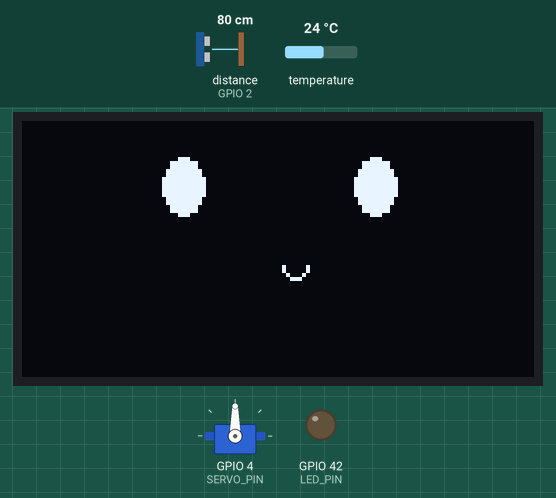
Recording of a sketch running on a simulated ESP32. Parts: 128×64 one-colour display, servo, output pins drawn as LEDs (lit = HIGH). Wiring (inferred from the names in the program): ultrasonic range finder: trigger GPIO 1; echo GPIO 2. Inputs (shaded band) come from the test bench; at power-on: distance to the obstacle (sensor on GPIO 2) 80 cm, temperature 24 °C. The echo pulse lasts 58.3 µs per cm; pins used as bus, display or sensor lines are not drawn; what the sketch prints to the serial monitor is not drawn.

Above: at 0.7 s.
At 1.8 s:
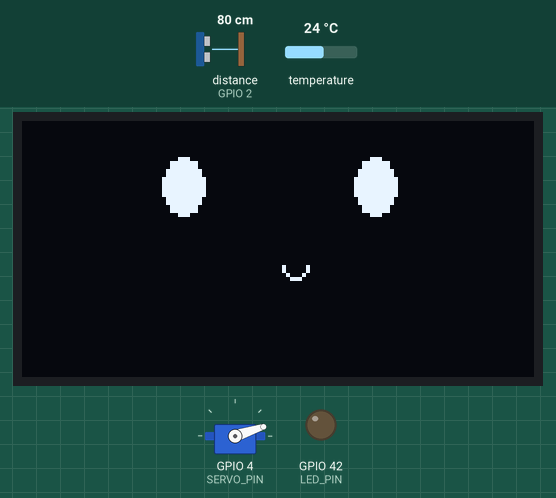
1.9 s: distance to the obstacle (sensor on GPIO 2) set to 2 cm
At 2.88 s:
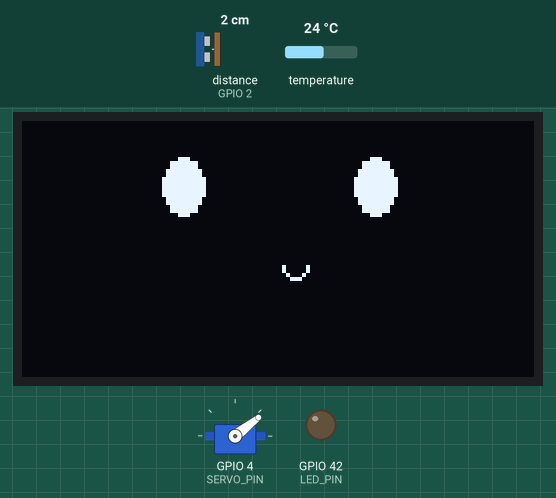
Timing chart, 0 to 16.0 s (numbered marks = the images above; inputs shaded):
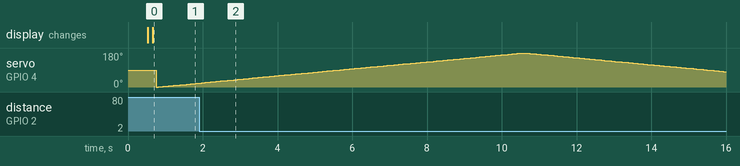

The sketch:

desk_pet.ino
```cpp
/**
 * @file desk_pet.ino
 * @author Grace Liu, Jocelyn He
 * @date 3/15/2026
 * @brief This file programs a Desk Pet that helps students stay motivated during studying. The user can pet the Desk Pet, causing it to change from a calm face to a happy loving
 * face with hearts. Additionally, the Desk Pet helps regulate the study room temperature by turning on a fan (servo motor) if the temperature of the room
 * is above a certain defined threshold.

 * This file has 4 tasks, 2 input tasks and 2 output tasks. The input tasks take readings from a temperature sensor and an ultrasonic sensor, where the
 * output tasks control a fan (servo motor) and OLED Display depending on readings from the input tasks. The tasks communicate using queues (petQueue and fanQueue).
 * Further, because both devices use the I2C bus, a binary semaphore is used. The rate at which the sensors are read are controlled using hardware timers,
 * with the tmperature sensor taking readings at 32Hz and the ultrasonic sensor takes readings at 50Hz.
*/

// INCLUDES
#include <freertos/FreeRTOS.h>
#include <freertos/task.h>
#include <freertos/queue.h>
#include <Wire.h>
#include <Adafruit_AM2320.h>
#include <Arduino.h>
#include <SPI.h>
#include <U8g2lib.h>
#include <ESP32Servo.h>
#include "driver/gpio.h"
#include "esp_timer.h"

// MACROS
#define TOGGLE_INTERVAL_US_PET 20000 // 50 Hz freq
#define TOGGLE_INTERVAL_US_FAN 31250 // 32 Hz freq
#define SDA_PIN 18
#define SCL_PIN 17
#define LED_PIN 42
#define TRIG_PIN 1
#define ECHO_PIN 2
#define SERVO_PIN 4
#define TEMP_THRESHOLD 24
#define PET_DISTANCE 10

#define PET_TASK_HZ 128
#define TEMP_TASK_HZ 0.5f
#define TEMP_DELAY_MS 10
#define PET_DELAY_MS (1000 / PET_TASK_HZ)

// GLOBAL VARIABLES
esp_timer_handle_t periodic_timer_pet;
esp_timer_handle_t periodic_timer_fan;
volatile bool readPetting = false;
bool readTemp = false;
long duration;
int distance;
QueueHandle_t petQueue; // To send data between motionTask() and faceDisplayTask()
QueueHandle_t tempQueue; // To send data between temperatureTask() and fanTask()
SemaphoreHandle_t xBinarySemaphore; // Semaphore for I2C bus
U8G2_SH1106_128X64_NONAME_F_HW_I2C u8g2(U8G2_R0, /* reset=*/ U8X8_PIN_NONE, /* SCL=*/ SCL_PIN, /* SDA=*/ SDA_PIN); // OLED display
Adafruit_AM2320 am2320; // Temperature sensor
Servo servo; // Servo motor

// FUNCTION PROTOTYPES
void IRAM_ATTR onTimerPet(void* pvParameters);
void IRAM_ATTR onTimerFan(void* pvParameters);
void faceDisplayTask(void *pvParameters);
void temperatureTask (void *pvParameters);
void motionTask(void *pvParameters);
void fanTask (void *pvParameters);

/**
 * @brief Sets readPetting to be true. Triggers every 20ms (50Hz)
 *
 * @param pvParameters Pointer to task paramteters
*/
void IRAM_ATTR onTimerPet(void* pvParameters) {
  readPetting = true;
}

/**
 * @brief Sets readTemp to be true. Triggers every 31.25ms (32 Hz)
 *
 * @param pvParameters Pointer to task paramteters
*/
void IRAM_ATTR onTimerFan(void* pvParameters) {
  readTemp = true;
}

/**
 * @brief Reads temperature from the AM2320 sensor periodically.
 *
 * This task polls the 'readTemp' flag, which is set by a 32Hz hardware
 * timer ISR. When this flag is true (32Hz frequency), this task reads
 * the current temperature in Celsius via I2C using xBinarySemaphore
 * to safely share the bus. Valid readings are forwarded to tempQueue
 * for fanTask to consume.
 * @param pvParameters Pointer to task paramteters
*/
void temperatureTask (void *pvParameters) {
  while (1) {
    // Poll readTemp flag set by onTimerFan() ISR
    if (readTemp) {
      float temp;
      // Blocks until xBinarySemaphore is free
      if (xSemaphoreTake(xBinarySemaphore, portMAX_DELAY) == pdTRUE) {
        // Read temp of the room (in Celsius)
        temp = am2320.readTemperature();
        // Give back the semaphore
        xSemaphoreGive(xBinarySemaphore);
      }

      // Prints a warning to serial output if temp reading failed, otherwise print the temperature reading
      if (isnan(temp)) {
        Serial.println("[Core1] am2320 read failed, retrying...");
      } else {
        Serial.printf("[Core1] Temp: %.1f°C\n", temp);
        // Send temperature to fan control queue (ovrwrite so it stores only the latest temp)
        xQueueOverwrite(tempQueue, &temp);
      }
      // Set flag to be false (ensuring that the temp only gets read at 32Hz)
      readTemp = false;
    }
    vTaskDelay(pdMS_TO_TICKS(TEMP_DELAY_MS));
  }
}

/**
 * @brief Detects petting gestures using an HC-SR04 ultrasonic sensor.
 *
 * This task polls the 'readPetting' flag, which is set by a 50Hz hardware
 * timer ISR. When this flag is true (50Hz frequency), this task pulses the
 * trigger pin and measures the echo duration to calculate distance.
 * If an object is detected within PET_DISTANCE (10cm), a value is sent to
 * petQueue for the display task to consume.
 * @param pvParameters Pointer to task paramteters
*/
void motionTask(void *pvParameters) {
  bool petDetected = false;

  while (1) {
    // Poll readPetting flag set by onTimerPet() ISR
    if (readPetting) {
      // Ensure trigger is low for a clean high pulse
      digitalWrite(TRIG_PIN, LOW);
      delayMicroseconds(2);
      // Send a 10 microsecond pulse to initiate the sonic burst
      digitalWrite(TRIG_PIN, HIGH);
      delayMicroseconds(10);
      digitalWrite(TRIG_PIN, LOW);

      // Read the echoPin, returns the sound wave travel time in microseconds
      duration = pulseIn(ECHO_PIN, HIGH);
      // Calculating the distance (speed of sound is 340 m/s or 0.034 cm/us)
      distance = duration * 0.034 / 2;
      // Define petDetected to be if motion less than 10cm is detected
      petDetected = (distance <= PET_DISTANCE && distance > 0);

      // Only send petDetected to the queue if petting was detected
      if (petDetected) {
        xQueueSend(petQueue, &petDetected, 0);
      }

      // Set flag to be false (ensuring that the petting motion only gets polled at 50Hz)
      readPetting = false;
    }
    vTaskDelay(pdMS_TO_TICKS(PET_DELAY_MS));
  }
}

/**
 * @brief Controls a servo motor (that is connected to a plastic fan) based on temperature readings.
 *
 * Receives temperature values from tempQueue and sweeps the servo
 * from 0 to 180 degrees and back when temperature meets or exceeds
 * TEMP_THRESHOLD (27°C), simulating a fan cooling motion.
 * @param pvParameters Pointer to task paramteters
*/
void fanTask (void *pvParameters) {
  float currTemp;

  while (1) {
    if (xQueueReceive(tempQueue, &currTemp, 0) == pdTRUE) {

      // Only start the fan if the temperature reading is above or equal to TEMP_THRESHOLD
      if (currTemp >= TEMP_THRESHOLD) {
        // Sweep motor (fan) from 0 to 180 degrees
        for(int posDegrees = 0; posDegrees <= 180; posDegrees++) {
          servo.write(posDegrees);
          vTaskDelay(pdMS_TO_TICKS(20));
        }
        // Sweep motor (fan) from 180 to 0 degrees
        for(int posDegrees = 180; posDegrees >= 0; posDegrees--) {
          servo.write(posDegrees);
          vTaskDelay(pdMS_TO_TICKS(20));
        }
      }
    }
    vTaskDelay(pdMS_TO_TICKS(20));
  }
}

/**
 * @brief Renders facial expressions on the SH1106 128x64 OLED display.
 *
 * Listens on petQueue for petting events. When a pet is detected,
 * draws a happy face with hearts. Otherwise displays a calm resting
 * face. Uses xBinarySemaphore to safely share the I2C bus with
 * other tasks.
 * @param pvParameters Pointer to task paramteters
*/
void faceDisplayTask(void *pvParameters) {
  bool pettedFace = false;

  while (1) {
    // If something is recieved in petQueue, display a happy loving face on the OLED display
    if (xQueueReceive(petQueue, &pettedFace, 0) == pdTRUE) {
      // Blocks forever until xBinarySemaphore is free (protects I2C bus)
      if (xSemaphoreTake(xBinarySemaphore, portMAX_DELAY) == pdTRUE) {
        u8g2.clearBuffer(); // Clear OLED to prepare the display for the happy face
        u8g2.setFont(u8g2_font_unifont_t_symbols);
        u8g2.drawGlyph(40, 16, 0x25e0); // Draw happy left eye
        u8g2.drawGlyph(88, 16, 0x25e0); // Draw happy right eye
        u8g2.drawGlyph(64, 42, 0x25e1); // Draw smile
        u8g2.drawGlyph(13, 30, 0x2665); // Draw left heart
        u8g2.drawGlyph(110, 30, 0x2665); // Draw right heart
        u8g2.sendBuffer(); // Send drawings to OLED for display

        xSemaphoreGive(xBinarySemaphore);
      }
    } else {
      // If nothing is recieved from the queue, petting has not been detected, so display a calm resting face
      // Blocks forever until xBinarySemaphore is free (protects I2C bus)
      if (xSemaphoreTake(xBinarySemaphore, portMAX_DELAY) == pdTRUE) {
        u8g2.clearBuffer(); // Clear OLED to prepare the display for the happy face
        u8g2.drawFilledEllipse(40, 16, 5, 7, U8G2_DRAW_ALL); // Draw calm left eye
        u8g2.drawFilledEllipse(88, 16, 5, 7, U8G2_DRAW_ALL); // Draw calm right eye
        u8g2.setFont(u8g2_font_unifont_t_symbols);
        u8g2.drawGlyph(64, 42, 0x25e1); // Draw smile
        u8g2.sendBuffer(); // Send drawings to OLED for display

        xSemaphoreGive(xBinarySemaphore);
      }
    }
    vTaskDelay(pdMS_TO_TICKS(PET_DELAY_MS));
  }
}

void setup() {
  Serial.begin(115200);
  delay(500);

  // Setup OLED display
  u8g2.begin();

  delay(100);

  // Setup servo motor (connected to fan)
  servo.attach(SERVO_PIN, 500, 2400);
  Wire.begin(SDA_PIN, SCL_PIN);

  // Setup HC-SR04 ultrasonic sensor
  pinMode(TRIG_PIN, OUTPUT); // Sets the trigPin as an Output
  pinMode(ECHO_PIN, INPUT);  // Sets the echoPin as an Input
  pinMode(LED_PIN, OUTPUT);  // Sets the ledPin as an Output

  // Create and start periodic timer for the petting that fires every TOGGLE_INTERVAL_US_PET (50 Hz Freq)
  const esp_timer_create_args_t timer_args_pet = {
        .callback = &onTimerPet,
        .name = "periodic_timer pet"
  };
  esp_timer_create(&timer_args_pet, &periodic_timer_pet);
  esp_timer_start_periodic(periodic_timer_pet, TOGGLE_INTERVAL_US_PET);

  // Create and start periodic timer for the petting that fires every TOGGLE_INTERVAL_US_FAN (32 Hz Freq)
  const esp_timer_create_args_t timer_args_fan = {
        .callback = &onTimerFan,
        .name = "periodic_timer fan"
  };
  esp_timer_create(&timer_args_fan, &periodic_timer_fan);
  esp_timer_start_periodic(periodic_timer_fan, TOGGLE_INTERVAL_US_FAN);

  // Initialize AM2320 temperature sensor
  // Prints a message to serial output telling the user if temperature sensor initialization was successful or not
  if (!am2320.begin()) {
    Serial.println("WARNING: AM2320 not found, continuing anyway...");
  } else {
    Serial.println("AM2320 ready");
  }

  // Create petQueue, which holds 1 bool value
  petQueue  = xQueueCreate(1, sizeof(bool));
  // Create tempQueue, which holds 1 float value
  tempQueue = xQueueCreate(1,  sizeof(float));

  // Prints a warning to serial output if either queue initialization failed
  if (!petQueue || !tempQueue) {
    Serial.println("[Core1] ERROR: Queue creation failed!");
    while (true);  // Halt program if either failed
  }

  // Create binary semaphore for I2C bus
  xBinarySemaphore = xSemaphoreCreateBinary();
  xSemaphoreGive(xBinarySemaphore);

  // Prints a warning to serial output if binary semaphore initialization failed
  if (xBinarySemaphore == NULL) {
    Serial.println("Binary Semaphore did not successfully initialize");
  }

  // Create two input tasks and pin to core 1
  xTaskCreatePinnedToCore(motionTask, "MotionTask", 4096, NULL, 1, NULL, 1);
  xTaskCreatePinnedToCore(temperatureTask, "TempTask", 4096, NULL, 1, NULL, 1);
  // Create two output tasks and pin to core 0
  xTaskCreatePinnedToCore(faceDisplayTask, "Face Display Task", 4096, NULL, 1, NULL, 0);
  xTaskCreatePinnedToCore(fanTask, "FanTask", 4096, NULL, 1, NULL, 0);

  Serial.println("[Core1] Setup complete.");
}

void loop() {
}
```

Measured:
- by itself, servo on GPIO 4 (SERVO_PIN): rises from 20° to 180° in 8.6 s, then falls to 81° in 5.5 s
